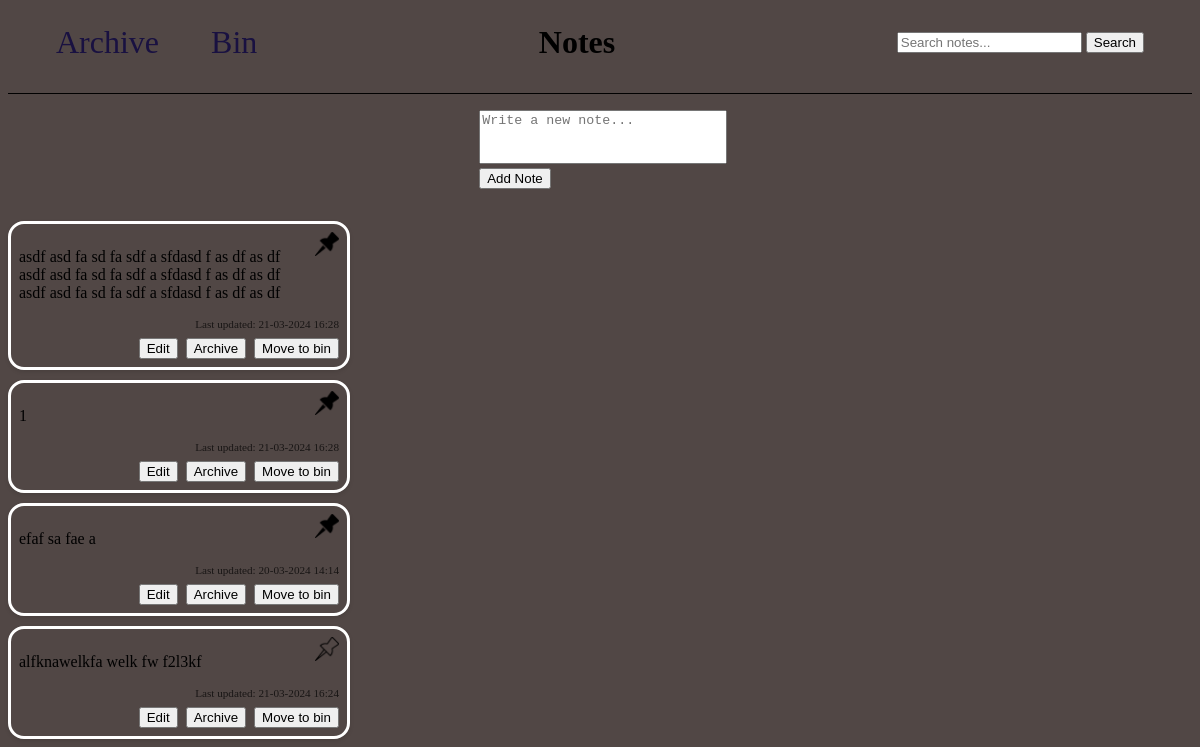
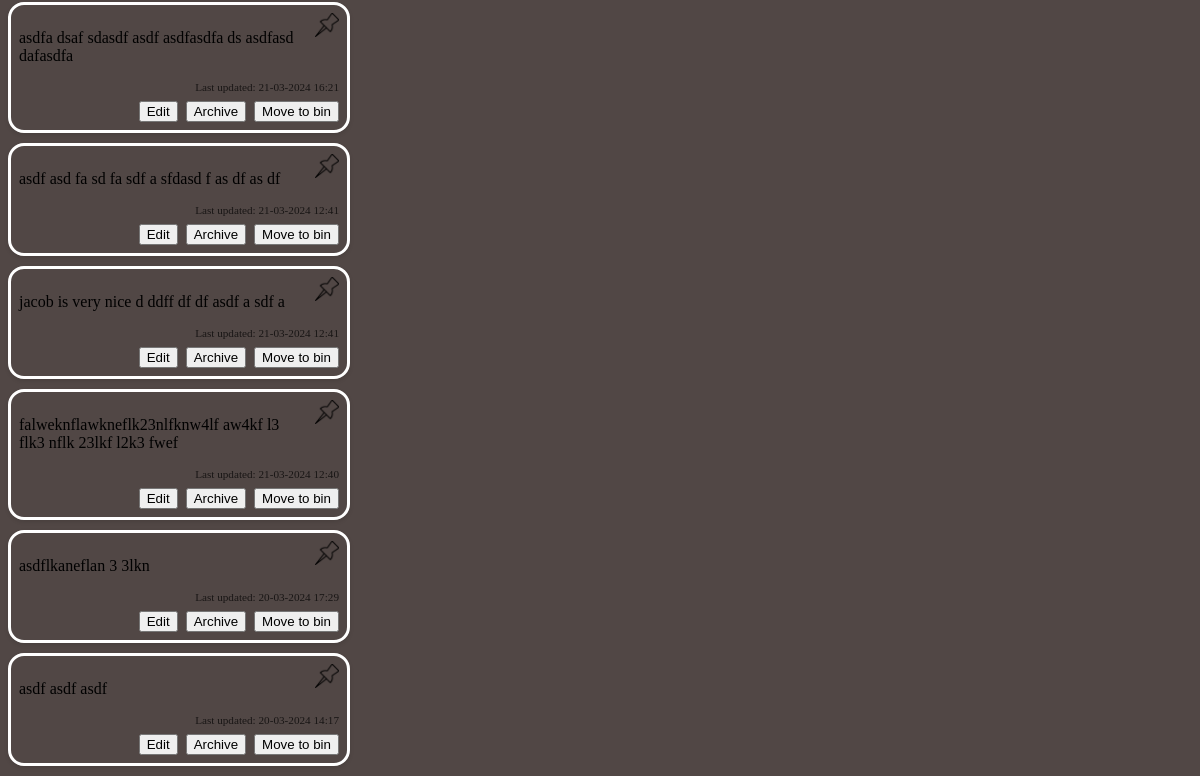
The app's page /, older data (2 pictures, top to bottom).
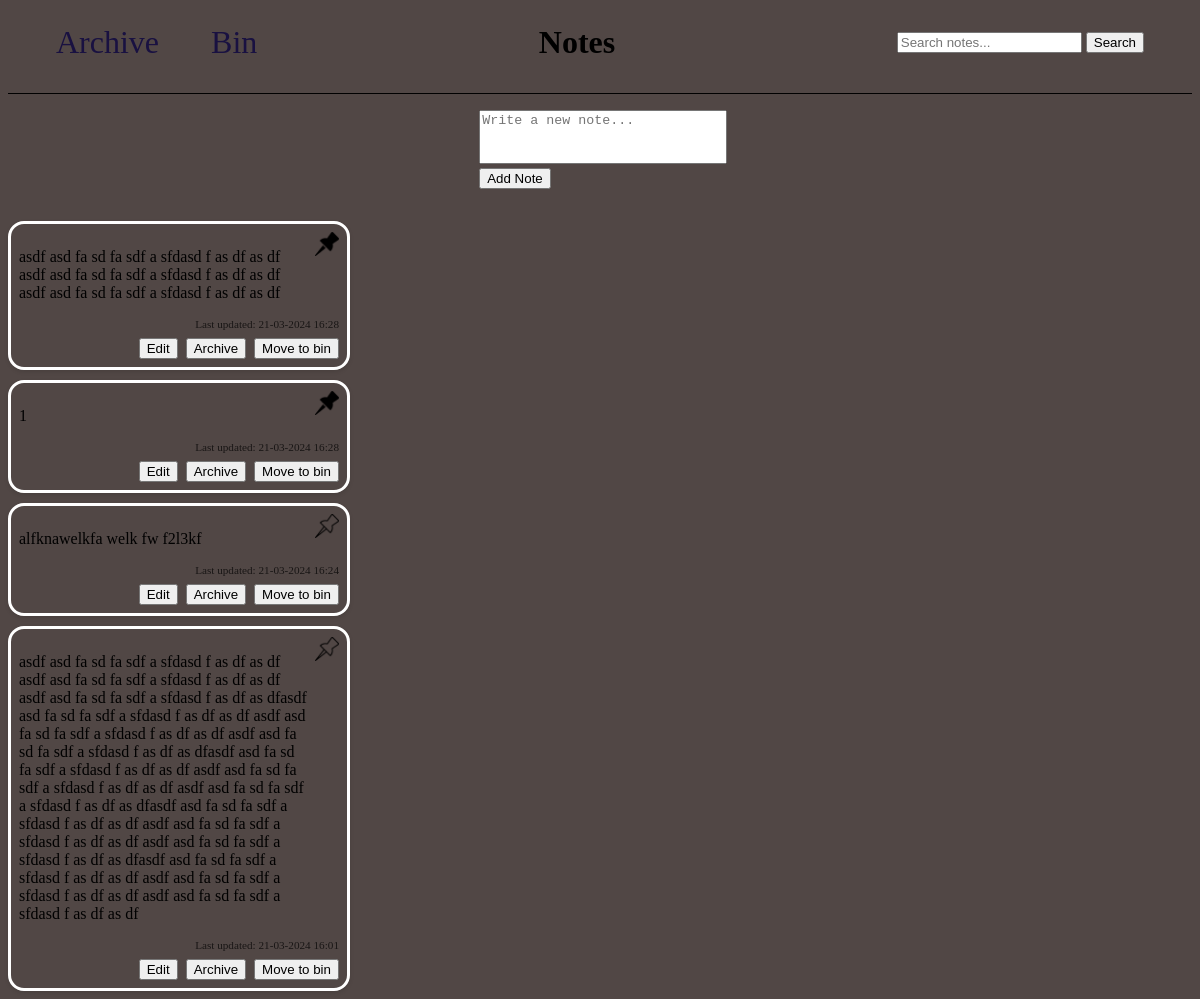
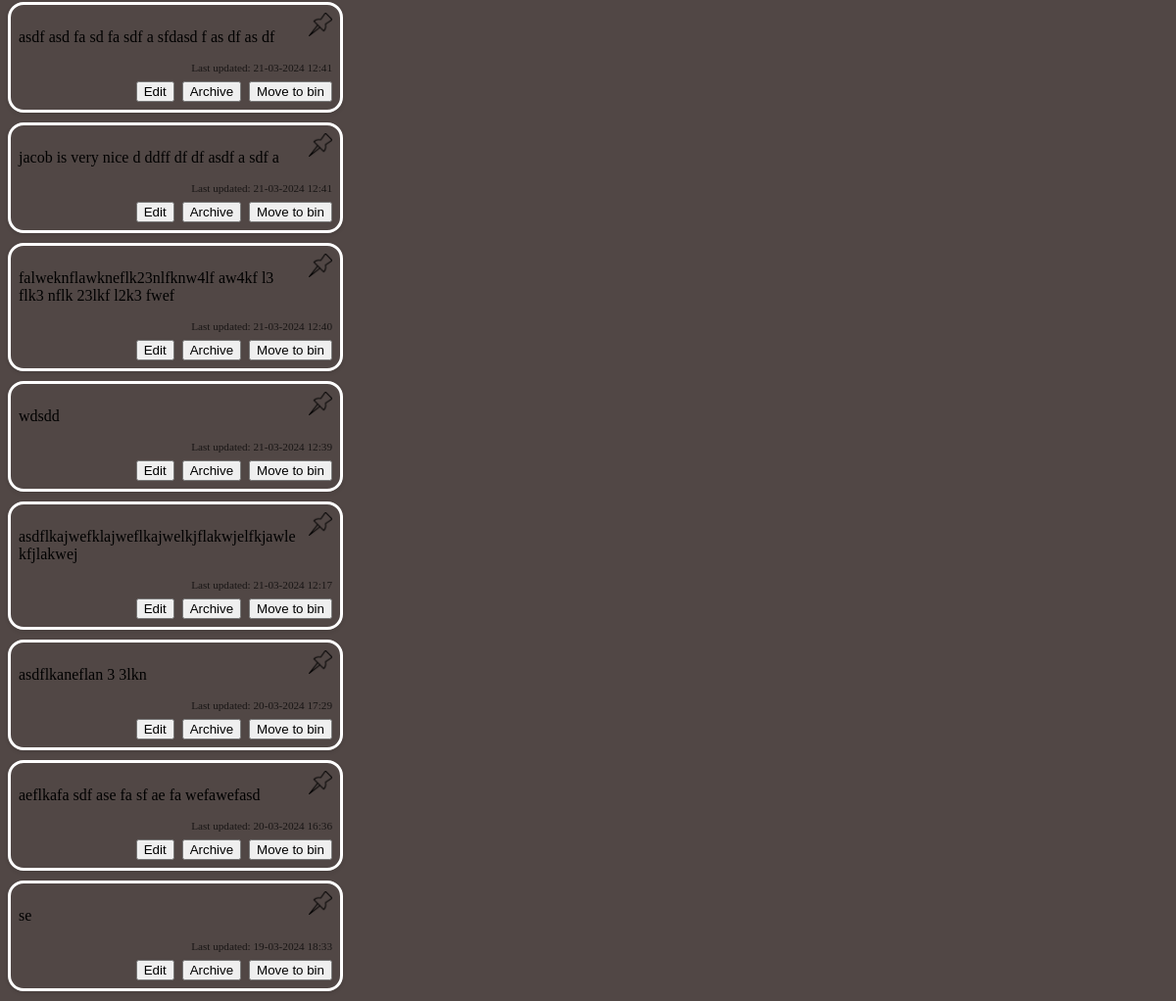
The same page, newer data (2 pictures, top to bottom).
### app.py (models this page shows)
class Note(db.Model): #db.model is a class that you inherit from for all models for flask sqlachemy
    id = db.Column(db.Integer, primary_key=True) #first column using id(int) as a key
    content = db.Column(db.String(200), nullable=False) #second column sets max input as 200chars and cant be empty
    archived = db.Column(db.Boolean, default=False, nullable=False)
    binned = db.Column(db.Boolean, default=False, nullable=False)
    date = db.Column(db.DateTime, default =datetime.utcnow)
    pinned = db.Column(db.Boolean,default = False)

### app.py (the view, shortened to what this page needs)
@app.route('/', methods=['GET', 'POST']) # root accepts these methods to get info from server and post data
def index():
    ordered_notes = Note.query.filter_by(archived=False, binned=False).order_by(Note.pinned.desc(), Note.date.desc()).all()
    search_results = {'main': [], 'archive': [], 'bin': []}
    query = request.args.get('query', '')
    return render_template('index.html', notes=ordered_notes, search_results=search_results, query=query)

### templates/index.html (shortened to what this page needs)
<!DOCTYPE html>
<html lang="en">
<head>
    {% from "other_macros.html" import head_elements %}
    {{ head_elements() }}
</head>
<body>
    {% from "button_macros.html" import cancel_search %}
    {% from "other_macros.html" import new_note %}
    {% from "meta_macros.html" import render_notes, links_bar,search %}
    <div class="header_bar">
        {{ links_bar('main')}}
        <h1 class = "title" >Notes</h1>
        {{ search('index', query)}}
    </div>
    <main class="main_app">
        <div class = "notes_list">
            {% if query %}
                {% if search_results.main or search_results.archive or search_results.bin %}
                    <h2 class = "search_results">Search Results for: "{{ query }}"</h2>
                    {% if search_results.main %}
                        <h3>Main</h3>
                        {{ render_notes(search_results.main, 'main') }}
                    {% endif %}
                    {% if search_results.archive %}
                        <h3>Archive</h3>
                        {{ render_notes(search_results.archive,'archive') }}
                    {% endif %}
                    {% if search_results.bin %}
                        <h3>Bin</h3>
                        {{ render_notes(search_results.bin,'bin') }}
                    {% endif %}
                {% else %}
                    <p class = "no_results">No results found for "{{ query }}" :&#40;</p>
                {% endif %}
            {% else %}
                {{ new_note() }}
                {{ render_notes(notes,'main') }}
            {% endif %}
        </div>
    </main>
</body>
</html>

### templates/button_macros.html (shortened to what this page needs)
{% macro toggle_bin_button(note) %}
    <form action="{{ url_for('toggle_bin', note_id=note.id) }}" method="POST" >
        <button type="submit">{{ 'Remove from bin' if note.binned else 'Move to bin' }}</button>
    </form>
{% endmacro %}
{% macro toggle_archived_button(note) %}
    <form action="{{ url_for('toggle_archived', note_id=note.id) }}" method="POST" >
        <button type="submit">{{ 'Unarchive' if note.archived else 'Archive' }}</button>
    </form>
{% endmacro %}
{% macro toggle_pin_button(note, button_class="toggle_pin_button") %}
    <form action="{{ url_for('toggle_pin', note_id=note.id) }}" method="POST">
        <button type="submit" class="{{ button_class }} {{ 'pinned' if note.pinned else 'unpinned' }}"
                style="background: none; border: none; padding: 0; cursor: pointer;">
            <img src="{{ url_for('static', filename='images/pinned.png') if note.pinned else url_for('static', filename='images/unpinned.png') }}"
            {% if note.pinned %}
                onmouseover="this.src = 'static/images/hover_unpinned.png'"
                onmouseout = "this.src = 'static/images/pinned.png'"
            {% else %}
                onmouseover="this.src = 'static/images/pinned.png'"
                onmouseout = "this.src = 'static/images/unpinned.png'"
            {% endif %}
        </button>
    </form>
{% endmacro %}
{% macro display_datetime(note) %}
    <div>Last updated: {{ note.date.strftime('%d-%m-%Y %H:%M') }}</div>
{% endmacro %}
{% macro edit_button(note) %}
<div class="edit_note_container">
    <button class="edit-button" data-note-id="{{ note.id }}">Edit</button>
</div>
{% endmacro %}

### templates/meta_macros.html (shortened to what this page needs)
{% from "button_macros.html" import toggle_archived_button,toggle_bin_button,toggle_pin_button %}
{% from "button_macros.html" import display_datetime,display_date,edit_button,delete_button,cancel_search,search_button %}
{% from "other_macros.html" import archive_link, bin_link, index_link,search_box %}
{% macro render_notes(notes, type) %}
<div class="notes-grid masonry-container-{{ type }}">
  {% for note in notes %}
  <div class="note-container masonry-item">
    <div class="note-content">
      <p>{{ note.content }}</p>
    </div>
    {% if type == 'main' %}
        <div class="pin-button">
        {{ toggle_pin_button(note) }}
        </div>
    {% endif %}
    <div class="note-extras">
      <div class="note-date">
        {% if type == 'main' %}
        {{ display_datetime(note) }}
        {% else %}
        {{ display_date(note) }}
        {% endif %}
      </div>
      <div class="note-buttons">
        {% if type == 'main' %}
        {{ edit_button(note) }}
        {% endif %}
        {% if type != 'bin' %}
        {{ toggle_archived_button(note) }}
        {% endif %}
        {{ toggle_bin_button(note) }}
      </div>
    </div>
  </div>
  {% endfor %}
</div>
{% endmacro %}
{% macro links_bar(page) %}
    <header class = "header">
        {% if page != 'archive' %}
            {{ archive_link() }}
        {% endif %}
        {% if page != 'bin' %}
            {{ bin_link() }}
        {% endif %}
    </header>
{% endmacro %}
{% macro search(url, query) %}
    <div class = "search_box">
        {{ search_box(url, query)}}
    </div>
{% endmacro %}

Row changes from the older to the newer data that the page shows:
no longer on this page (row edited): Note: content "efaf sa fae a", date "20-03-2024 14:14", archived "Archive", binned "Move to bin"
no longer on this page (row edited): Note: content "asdfa dsaf sdasdf asdf asdfasdfa ds asdfasd dafasdfa", date "21-03-2024 16:21", archived "Archive", binned "Move to bin"
no longer on this page (row edited): Note: content "asdf asdf asdf", date "20-03-2024 14:17", archived "Archive", binned "Move to bin"
now on this page (row edited): Note: content "asdf asd fa sd fa sdf a sfdasd f as df as df asdf asd fa sd fa sdf a sfdasd f as df as df asdf asd fa sd fa sdf a sfdasd f as df as dfasdf asd fa sd fa sdf a sfdasd f as df as df asdf asd fa sd fa sdf a sfdasd f as df as df asdf asd fa sd fa sdf a sfdasd f as df as dfasdf asd fa sd fa sdf a sfdasd f as df as df asdf asd fa sd fa sdf a sfdasd f as df as df asdf asd fa sd fa sdf a sfdasd f as df as dfasdf asd fa sd fa sdf a sfdasd f as df as df asdf asd fa sd fa sdf a sfdasd f as df as df asdf asd fa sd fa sdf a sfdasd f as df as dfasdf asd fa sd fa sdf a sfdasd f as df as df asdf asd fa sd fa sdf a sfdasd f as df as df asdf asd fa sd fa sdf a sfdasd f as df as df", date "21-03-2024 16:01", archived "Archive", binned "Move to bin"
now on this page (row edited): Note: content "wdsdd", date "21-03-2024 12:39", archived "Archive", binned "Move to bin"
now on this page (row edited): Note: content "asdflkajwefklajweflkajwelkjflakwjelfkjawlekfjlakwej", date "21-03-2024 12:17", archived "Archive", binned "Move to bin"
now on this page (row edited): Note: content "aeflkafa sdf ase fa sf ae fa wefawefasd", date "20-03-2024 16:36", archived "Archive", binned "Move to bin"
now on this page (row edited): Note: content "se", date "19-03-2024 18:33", archived "Archive", binned "Move to bin"
